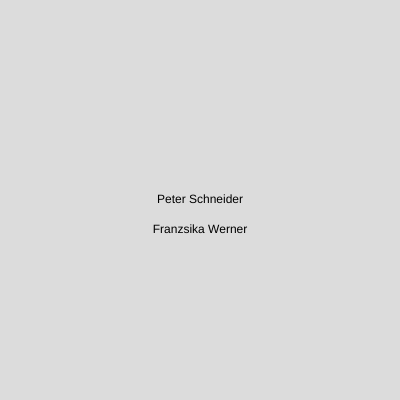
Frame 1 (no input)
Frame 60 (no input): identical to frame 1, image omitted
Frame 120 (the mouse pressed at the canvas centre since frame 60): identical to frame 1, image omitted

The p5.js sketch that drew this single still picture (run headless with seeded random() and noise() and a simulated clock; from frame 60 on, the mouse is pressed at the canvas centre):

// p5.js sketch
// ── sketch.js

// leeres Objekt 
let ball = {};
// verschiedene attribute vergeben
ball.x = 100;
ball.y = 150;
ball.r = 10;
//ball.c = color(255, 0, 0);

// objekt direkt mit werten initialisieren
let person1 = {
  vorname: "Peter",
  nachname: "Schneider",
  alter: 47,
};

let person2 = {
  vorname: "Franzsika",
  nachname: "Werner",
  alter: 32,
};






function setup() {
  createCanvas(400, 400);
  // weiter schreibweise
  // person.augenfarbe geht genause
  person1["augenfarbe"] = color(20, 50, 30);
}

function draw() {
  background(220);
  textAlign(CENTER, CENTER);
  text(person1.vorname + " " + person1.nachname, width/2, height/2);
  text(person2.vorname + " " + person2.nachname, width/2, height/2 + 30);
}
